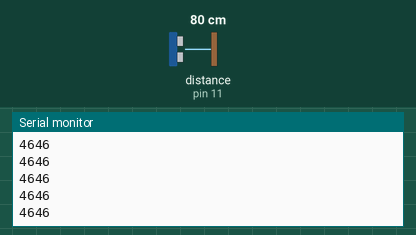
This sketch was run on a simulated Arduino Uno, built with avr-gcc and run on an emulated ATmega328P. Parts: the last lines printed to the serial monitor. Wiring (inferred from the names in the program): ultrasonic range finder: trigger pin 12; echo pin 11. The inputs (shaded band) are chosen by the test bench; at power-on: distance to the obstacle (sensor on pin 11) 80 cm. The echo pulse lasts 58.3 µs per cm.

Above: at 1.2 s.
1.3 s: distance to the obstacle (sensor on pin 11) set to 2 cm
At 2.3 s:
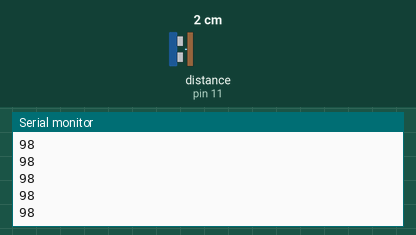
2.8 s: distance to the obstacle (sensor on pin 11) set to 4 cm
At 3.3 s:
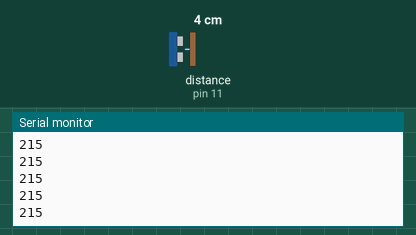
Timing chart, 0 to 5.8 s (numbered marks = the images above; inputs shaded):
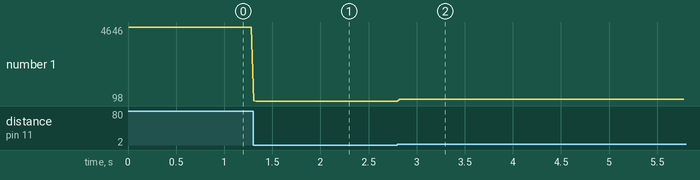

Measured:
- after the input at 1.3 s, the serial monitor: prints a new line at once (image 1)
- after the input at 2.8 s, the serial monitor: prints a new line at once (image 2)
- plotted number 1: 4646 → 98 after the input at 1.3 s, 98 → 215 after the input at 2.8 s

The sketch:

HCSR04Sensor.ino
```cpp
int trigPin = 12, echoPin = 11, pingTravelTime, dt = 10;

void setup() {
  // put your setup code here, to run once:
  pinMode(trigPin,OUTPUT);
  pinMode(echoPin,INPUT);
  Serial.begin(9600);
}

void loop() {
  // put your main code here, to run repeatedly:
  digitalWrite(trigPin,LOW);
  delayMicroseconds(dt);
  digitalWrite(trigPin,HIGH);
  delayMicroseconds(dt);
  digitalWrite(trigPin,LOW);
  pingTravelTime = pulseIn(echoPin,HIGH); //in microseconds
  Serial.println(pingTravelTime);
  delay(25);
}
```
